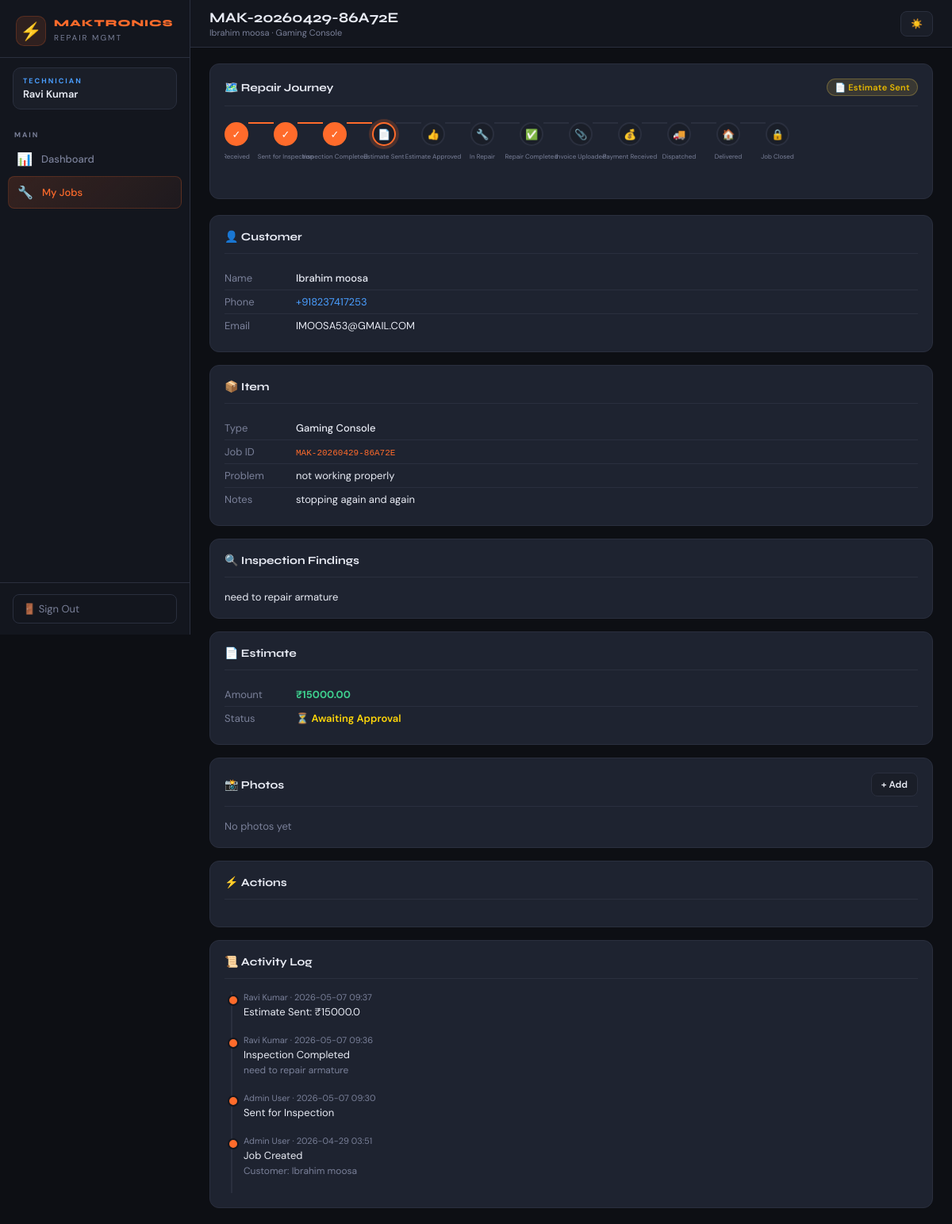
The page /tech/jobs/MAK-20260429-86A72E (signed in) on the database its author committed.
### tables this page shows
CREATE TABLE users (
                id INTEGER PRIMARY KEY AUTOINCREMENT,
                username TEXT UNIQUE NOT NULL,
                password TEXT NOT NULL,
                role TEXT NOT NULL CHECK(role IN ('admin','technician')),
                name TEXT NOT NULL,
                created_at TIMESTAMP DEFAULT CURRENT_TIMESTAMP
            , permissions TEXT DEFAULT '{}');

CREATE TABLE jobs (
                id INTEGER PRIMARY KEY AUTOINCREMENT,
                job_id TEXT UNIQUE NOT NULL,
                customer_name TEXT,
                customer_phone TEXT,
                customer_email TEXT,
                item_description TEXT,
                item_type TEXT,
                barcode TEXT,
                status TEXT DEFAULT 'received',
                assigned_tech_id INTEGER,
                received_at TIMESTAMP DEFAULT CURRENT_TIMESTAMP,
                updated_at TIMESTAMP DEFAULT CURRENT_TIMESTAMP,
                repair_findings TEXT,
                parts_cost REAL DEFAULT 0,
                labour_cost REAL DEFAULT 0,
                total_amount REAL DEFAULT 0,
                invoice_number TEXT,
                payment_status TEXT DEFAULT 'pending',
                payment_received_at TIMESTAMP,
                tracking_number TEXT,
                dispatch_date TEXT,
                expected_delivery TEXT,
                delivered_at TIMESTAMP,
                notes TEXT, estimate_amount REAL DEFAULT 0, estimate_approved_at TIMESTAMP, not_repairable_reason TEXT, sent_back_to_customer_at TIMESTAMP, invoice_path TEXT, courier_name TEXT, courier_receipt_path TEXT, estimate_notes TEXT, estimate_sent_at TIMESTAMP, inspection_findings TEXT, invoice_generate_date TIMESTAMP, invoice_total_amount REAL DEFAULT 0, razorpay_order_id TEXT, razorpay_payment_id TEXT, payment_link TEXT, payment_token TEXT,
                FOREIGN KEY(assigned_tech_id) REFERENCES users(id)
            );

CREATE TABLE job_logs (
                id INTEGER PRIMARY KEY AUTOINCREMENT,
                job_id TEXT NOT NULL,
                action TEXT NOT NULL,
                performed_by INTEGER,
                details TEXT,
                created_at TIMESTAMP DEFAULT CURRENT_TIMESTAMP,
                FOREIGN KEY(performed_by) REFERENCES users(id)
            );

### app.py (the view)
@app.route('/tech/jobs/<job_id>')
@login_required
def tech_job_detail(job_id):
    db = get_db()
    tech_id = session['user_id']
    if session['role'] == 'admin':
        job = db.execute("SELECT j.*, u.name as tech_name FROM jobs j LEFT JOIN users u ON j.assigned_tech_id=u.id WHERE j.job_id=?", (job_id,)).fetchone()
    else:
        job = db.execute("SELECT * FROM jobs WHERE job_id=? AND assigned_tech_id=?", (job_id, tech_id)).fetchone()
    if not job:
        flash('Job not found or not assigned to you', 'error')
        return redirect(url_for('tech_jobs'))
    photos = db.execute("SELECT * FROM job_photos WHERE job_id=?", (job_id,)).fetchall()
    logs = db.execute("""
        SELECT l.*, u.name as user_name FROM job_logs l
        LEFT JOIN users u ON l.performed_by=u.id
        WHERE l.job_id=? ORDER BY l.created_at DESC
    """, (job_id,)).fetchall()
    return render_template('technician/job_detail.html', job=job, photos=photos,
                           logs=logs, status_flow=STATUS_FLOW)

### app.py (called while the page is built)
@app.context_processor
def inject_globals():
    def _has_perm(perm):
        if not session.get('user_id'):
            return False
        if session.get('role') == 'admin':
            return True
        db = get_db()
        user = db.execute("SELECT permissions FROM users WHERE id=?", (session['user_id'],)).fetchone()
        if not user:
            return False
        try:
            return json.loads(user['permissions'] or '{}').get(perm, False)
        except Exception:
            return False
    return dict(has_perm=_has_perm)

def get_db():
    conn = sqlite3.connect(DB_PATH)
    conn.row_factory = sqlite3.Row
    return conn

def login_required(f):
    @wraps(f)
    def decorated(*args, **kwargs):
        if 'user_id' not in session:
            return redirect(url_for('login'))
        return f(*args, **kwargs)
    return decorated

### templates/technician/job_detail.html (shortened to what this page needs)
{% extends 'shared/base.html' %}
{% block page_title %}{{ job.job_id }}{% endblock %}
{% block page_sub %}{{ job.customer_name }} · {{ job.item_type }}{% endblock %}
{% block nav %}
<div class="nav-section">
  <div class="nav-label">Main</div>
  <a href="/tech" class="nav-item"><span class="icon">📊</span> Dashboard</a>
  <a href="/tech/jobs" class="nav-item active"><span class="icon">🔧</span> My Jobs</a>
</div>
{% endblock %}
{% block content %}
{% set all_steps = ['received','sent_for_inspection','inspection_completed','estimate_sent','estimate_approved','in_repair','repair_done','invoice_uploaded','payment_received','dispatched','delivered','closed'] %}
{% set step_idx = all_steps.index(job.status) if job.status in all_steps else 0 %}
<div class="card mb-6" style="overflow:hidden">
  <div class="card-header" style="flex-wrap:wrap;gap:8px">
    <span class="card-title">🗺️ Repair Journey</span>
    {% set s = status_flow.get(job.status, {'label': job.status, 'icon': '•'}) %}
    <span class="badge badge-{{ job.status }}">{{ s.icon }} {{ s.label }}</span>
  </div>
  <div class="progress-track">
    {% for step in all_steps %}
    {% set si = loop.index0 %}
    {% if not loop.first %}<div class="step-line {% if si <= step_idx %}done{% endif %}"></div>{% endif %}
    <div class="progress-step">
      <div class="step-dot {% if si < step_idx %}done{% elif si == step_idx %}current{% endif %}" title="{{ status_flow.get(step,{}).get('label',step) }}">
        {% if si < step_idx %}✓{% else %}{{ status_flow.get(step,{}).get('icon','•') }}{% endif %}
        <span class="step-label">{{ status_flow.get(step,{}).get('label',step) }}</span>
      </div>
    </div>
    {% endfor %}
  </div>
</div>
<div class="job-detail-container">
  <div>
    <div class="card mb-4">
      <div class="card-header"><span class="card-title">👤 Customer</span></div>
      <table style="font-size:13px;width:100%">
        <tr><td style="padding:6px 0;color:var(--muted);width:90px">Name</td><td style="padding:6px 0;font-weight:500">{{ job.customer_name or '—' }}</td></tr>
        <tr><td style="padding:6px 0;color:var(--muted)">Phone</td><td style="padding:6px 0"><a href="tel:{{ job.customer_phone }}" style="color:var(--blue)">{{ job.customer_phone or '—' }}</a></td></tr>
        <tr><td style="padding:6px 0;color:var(--muted)">Email</td><td style="padding:6px 0">{{ job.customer_email or '—' }}</td></tr>
      </table>
    </div>
    <div class="card mb-4">
      <div class="card-header"><span class="card-title">📦 Item</span></div>
      <table style="font-size:13px;width:100%">
        <tr><td style="padding:6px 0;color:var(--muted);width:90px">Type</td><td style="padding:6px 0;font-weight:500">{{ job.item_type or '—' }}</td></tr>
        <tr><td style="padding:6px 0;color:var(--muted)">Job ID</td><td style="padding:6px 0"><code style="font-size:11px;color:var(--accent)">{{ job.job_id }}</code></td></tr>
        <tr><td style="padding:6px 0;color:var(--muted)">Problem</td><td style="padding:6px 0">{{ job.item_description or '—' }}</td></tr>
        {% if job.notes %}<tr><td style="padding:6px 0;color:var(--muted)">Notes</td><td style="padding:6px 0">{{ job.notes }}</td></tr>{% endif %}
      </table>
    </div>
    {% if job.inspection_findings %}
    <div class="card mb-4">
      <div class="card-header"><span class="card-title">🔍 Inspection Findings</span></div>
      <div style="font-size:13px;color:var(--text)">{{ job.inspection_findings }}</div>
    </div>
    {% endif %}
    {% if job.estimate_amount %}
    <div class="card mb-4">
      <div class="card-header"><span class="card-title">📄 Estimate</span></div>
      <table style="font-size:13px;width:100%">
        <tr><td style="padding:6px 0;color:var(--muted);width:90px">Amount</td><td style="padding:6px 0;font-weight:700;color:var(--green)">₹{{ "%.2f"|format(job.estimate_amount) }}</td></tr>
        <tr><td style="padding:6px 0;color:var(--muted)">Status</td><td style="padding:6px 0">
          {% if job.status == 'estimate_approved' %}<span style="color:var(--green);font-weight:600">✅ Approved</span>
          {% elif job.status == 'estimate_rejected' %}<span style="color:var(--red);font-weight:600">🚫 Rejected</span>
          {% else %}<span style="color:var(--yellow);font-weight:600">⏳ Awaiting Approval</span>{% endif %}
        </td></tr>
      </table>
    </div>
    {% endif %}
    <div class="card mb-4">
      <div class="card-header">
        <span class="card-title">📸 Photos</span>
        <button onclick="openModal('addPhotoModal')" class="btn btn-secondary btn-sm">+ Add</button>
      </div>
      {% if photos %}
      <div class="photo-grid">
        {% for p in photos %}
        <img src="/static/uploads/{{ p.photo_path }}" class="photo-thumb" onclick="window.open(this.src)" loading="lazy" alt="photo">
        {% endfor %}
      </div>
      {% else %}
      <div style="color:var(--muted);font-size:13px">No photos yet</div>
      {% endif %}
    </div>
  </div>
  <div>
    <div class="card mb-4 action-card-desktop">
      <div class="card-header"><span class="card-title">⚡ Actions</span></div>
    </div>
    <div class="card">
      <div class="card-header"><span class="card-title">📜 Activity Log</span></div>
      {% if logs %}
      <div class="timeline">
        {% for log in logs %}
        <div class="timeline-item">
          <div class="timeline-meta">{{ log.user_name or 'System' }} · {{ log.created_at[:16] }}</div>
          <div class="timeline-content">{{ log.action }}</div>
          {% if log.details %}<div class="timeline-details">{{ log.details }}</div>{% endif %}
        </div>
        {% endfor %}
      </div>
      {% else %}
      <div style="color:var(--muted);font-size:13px">No activity yet</div>
      {% endif %}
    </div>
  </div>
</div>
{% endblock %}

### templates/shared/base.html (shortened to what this page needs)
<!DOCTYPE html>
<html lang="en" data-theme="dark">
<head>
</head>
<body>
<div class="layout">
  <aside class="sidebar" id="sidebar">
    <div class="sidebar-logo">
      <div class="sidebar-logo-icon">⚡</div>
      <div class="sidebar-logo-text">
        <h1>MAKTRONICS</h1>
        <span>Repair Mgmt</span>
      </div>
    </div>
    <div class="sidebar-role">
      <div class="role-badge {% if session.role != 'admin' %}tech{% endif %}">{{ session.role }}</div>
      <div class="role-name">{{ session.name }}</div>
    </div>
    <nav class="sidebar-nav">
      {% block nav %}{% endblock %}
    </nav>
    <div class="sidebar-footer">
      <form action="/logout" method="get">
        <button type="submit" class="logout-btn">🚪 Sign Out</button>
      </form>
    </div>
  </aside>
  <div class="main">
    <div class="topbar">
      <div class="topbar-left">
        <div>
          <div class="topbar-title">{% block page_title %}Dashboard{% endblock %}</div>
          <div class="topbar-sub">{% block page_sub %}{% endblock %}</div>
        </div>
      </div>
      <div class="topbar-right">
        <button class="theme-btn" id="theme-toggle-btn" onclick="toggleTheme()" title="Toggle theme">
          <span id="theme-icon">☀️</span>
        </button>
      </div>
    </div>
    <div class="content">
      {% block content %}{% endblock %}
    </div>
  </div>
</div>
</body>
</html>

### rows shown on the page
users: role "TECHNICIAN", name "Ravi Kumar"
jobs: job_id "MAK-20260429-86A72E", customer_name "Ibrahim moosa", item_type "Gaming Console", status "estimate_sent" (drawn), customer_phone "+918237417253", customer_email "IMOOSA53@GMAIL.COM", item_description "not working properly", notes "stopping again and again", inspection_findings "need to repair armature", estimate_amount "15000.00"
job_logs: name "Ravi Kumar", created_at "2026-05-07 09:37", action "Estimate Sent: ₹15000.0"
job_logs: name "Ravi Kumar", created_at "2026-05-07 09:36", action "Inspection Completed", details "need to repair armature"
job_logs: name "Admin User", created_at "2026-05-07 09:30", action "Sent for Inspection"
job_logs: name "Admin User", created_at "2026-04-29 03:51", action "Job Created", details "Customer: Ibrahim moosa"

### other values the page prints
{{ s.icon }} "📄"
{{ s.label }} "Estimate Sent"
{{ status_flow.get(step,{}).get('label',step) }} "Sent for Inspection" "Inspection Completed" "Estimate Sent" "Estimate Approved" "In Repair" "Repair Completed" "Invoice Uploaded" "Payment Received" "Dispatched" "Delivered" "Job Closed"
{{ status_flow.get(step,{}).get('icon','•') }} "📄" "👍" "🔧" "✅" "📎" "💰" "🚚" "🏠" "🔒"
